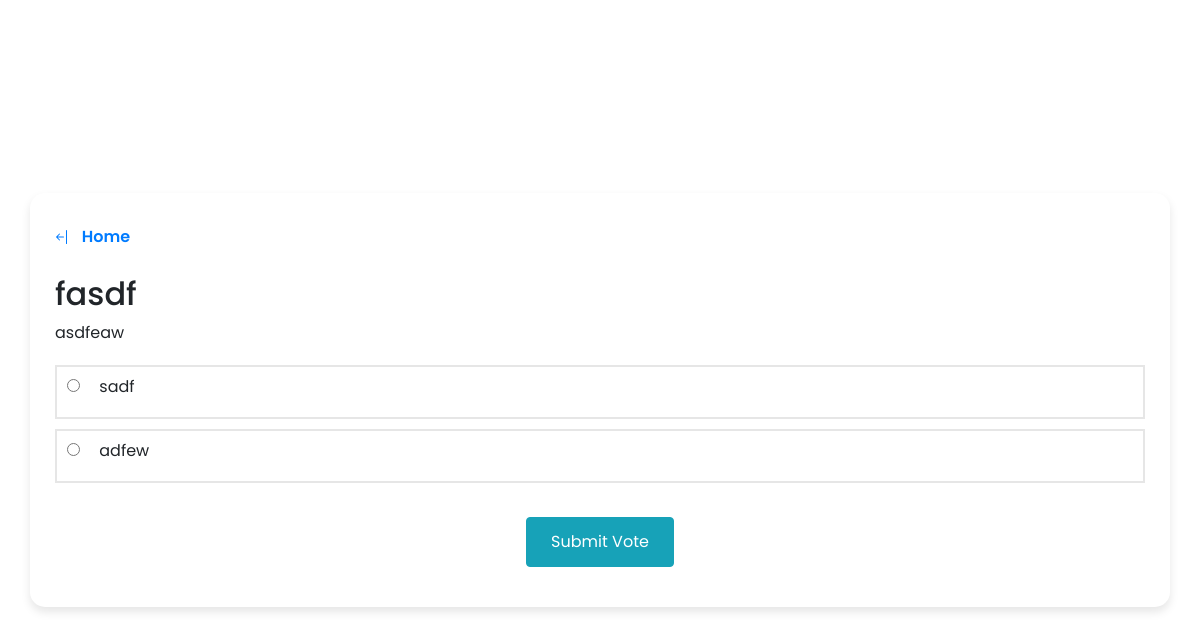
Page /poll/2 on the earlier database version.
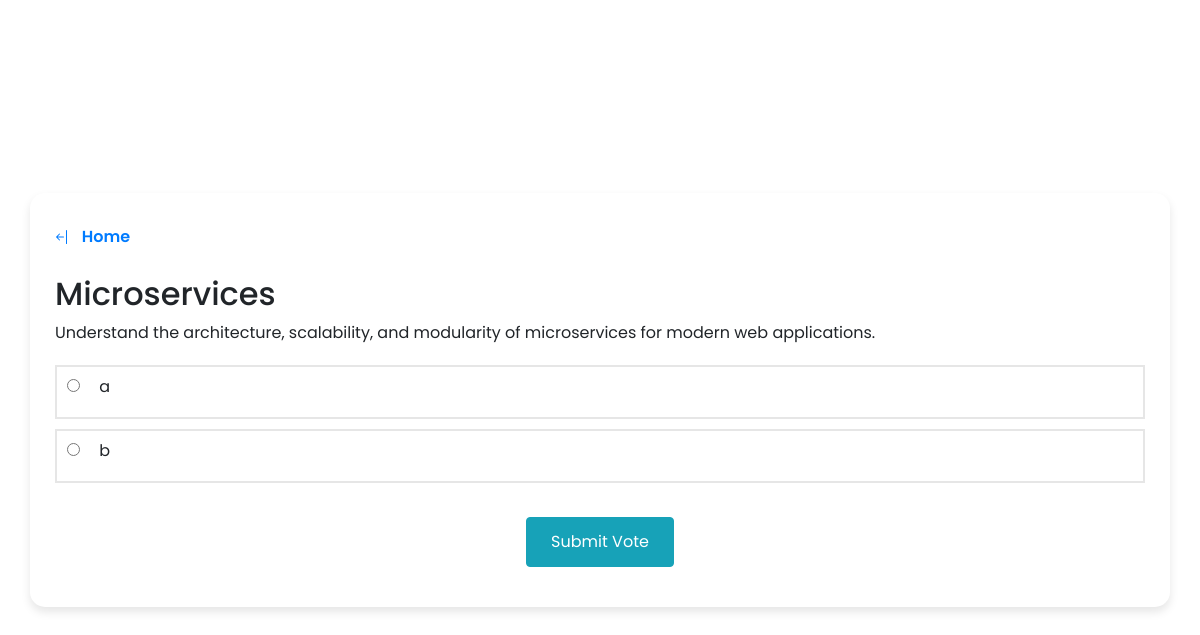
Same page on the later database version.
### app/models.py (models this page shows, shortened)
class Poll(db.Model):
    __tablename__ = 'poll'
    id = db.Column(db.Integer, primary_key=True)
    title = db.Column(db.String(120), nullable=False)
    description = db.Column(db.String(500), nullable=True)
    created_at =db.Column(db.DateTime, default=datetime.now)
    status = db.Column(db.String(20), default='active')
    user_id = db.Column(db.Integer, db.ForeignKey('user.id'), nullable=False)
    is_flagged = db.Column(db.Boolean, default=False)
    options = db.relationship('Option', backref='poll', cascade="all, delete",lazy=True)
    votes = db.relationship('Vote', backref='poll', cascade="all,delete", lazy=True)
    vote_history = db.relationship('UserVoteHistory', backref='poll', cascade="all,delete", lazy=True)
    poll_reports = db.relationship('UserPollReport', backref='poll', lazy=True, cascade="all, delete")

class Option(db.Model):
    __tablename__ = 'option'
    id= db.Column(db.Integer, primary_key=True)
    text = db.Column(db.String(200), nullable=False)
    poll_id = db.Column(db.Integer, db.ForeignKey('poll.id'), nullable=False)
    votes = db.relationship('Vote', backref='option', cascade="all, delete", lazy=True)

### app/routes.py (the view)
@app.route('/poll/<poll_id>')
def poll(poll_id):
    if current_user.is_authenticated and ps.check_history(poll_id=poll_id, user_id=current_user.id):
        return redirect(url_for('results', poll_id=poll_id))
    poll = ps.get_poll(poll_id=poll_id)
    return render_template("poll.html", poll=poll)

### app/poll_service.py (called while the page is built)
def get_poll(poll_id):
    return Poll.query.filter_by(id=poll_id).first()

### app/templates/poll.html (shortened to what this page needs)
{% extends "base.html" %}
{% block body %}
<link rel="stylesheet" href="{{ url_for('static', filename='poll.css') }}" type="text/css"/>
<div class="wrapper">
<header>
    <a style="margin-left:-25px;" href="{{ url_for('home') }}" class="button">
&ensp;Home</a>
</header>
<br>
  <h2 style="cursor: default;"> {{poll.title}} </h2>
  <p style="cursor: default;">{{ poll.description }}</p>
  <div class="poll-area">
   <form action="{{ url_for('results', poll_id=poll.id) }}" method="POST">
    {% for option in poll.options %}
        <div class="poll-options" style="border: 2px solid #e6e6e6; margin-bottom:10px;cursor: pointer;" onclick="selectOption('{{ option.text }}')">
            <input style="margin-left:10px;accent-color:grey;cursor: pointer;" type="radio" id="{{ option.id }}" name="selected_option" value="{{ option.id }}" required>
			<label for="{{ option.id }}">{{ option.text }}</label>
        </div>
    {% endfor %}
	<br>
	<div class="button-div">
    <button type="submit" class="button btn btn-info">Submit Vote</button>
	</div>
   </form>
  </div>
</div>
{% endblock %}

### app/templates/base.html (shortened to what this page needs)
<!DOCTYPE html>
<html>
<head>
    <link rel="stylesheet" href="https://cdn.jsdelivr.net/npm/bootstrap@4.1.3/dist/css/bootstrap.min.css">
</head>
<body>
    {% block body %} {% endblock %}
</body>
</html>

### app/static/poll.css (style rules this page uses)
* { margin: 0; padding: 0; box-sizing: border-box; font-family: 'Poppins', sans-serif; }
body { display: flex; align-items: center; justify-content: center; min-height: 100vh; background: url('https://w0.peakpx.com/wallpaper/705/681/HD-wallpaper-pastel-color-colorful-colour-colourful-light-rainbow.jpg'); }
.wrapper { background: #fff; border-radius: 15px; padding: 25px; margin-left: 30px; margin-right: 30px; width: 100%; box-shadow: 0px 5px 10px rgba(0, 0, 0, 0.1); }
.wrapper header { font-size: 22px; font-weight: 600; }
.wrapper .poll-area { margin: 20px 0 15px 0; }
.poll-area label { display: inline-block; margin-bottom: 10px; border-radius: 5px; padding: 8px 15px; transition: all 0.2s ease; cursor: pointer; }
.button-div { display: flex; justify-content: center; }
.button { padding: 12px 24px; font-size: 1rem; }

Differences in the rows shown:
changed Poll: title "fasdf" → "Microservices"; description "asdfeaw" → "Understand the architecture, scalability, and modularity of microservices for modern web applications."
changed Option (number 1 of 2 on the later page): selected_option "☐ sadf" → "☐ a"; text "sadf" → "a"
changed Option (number 2 of 2 on the later page): selected_option "☐ adfew" → "☐ b"; text "adfew" → "b"
